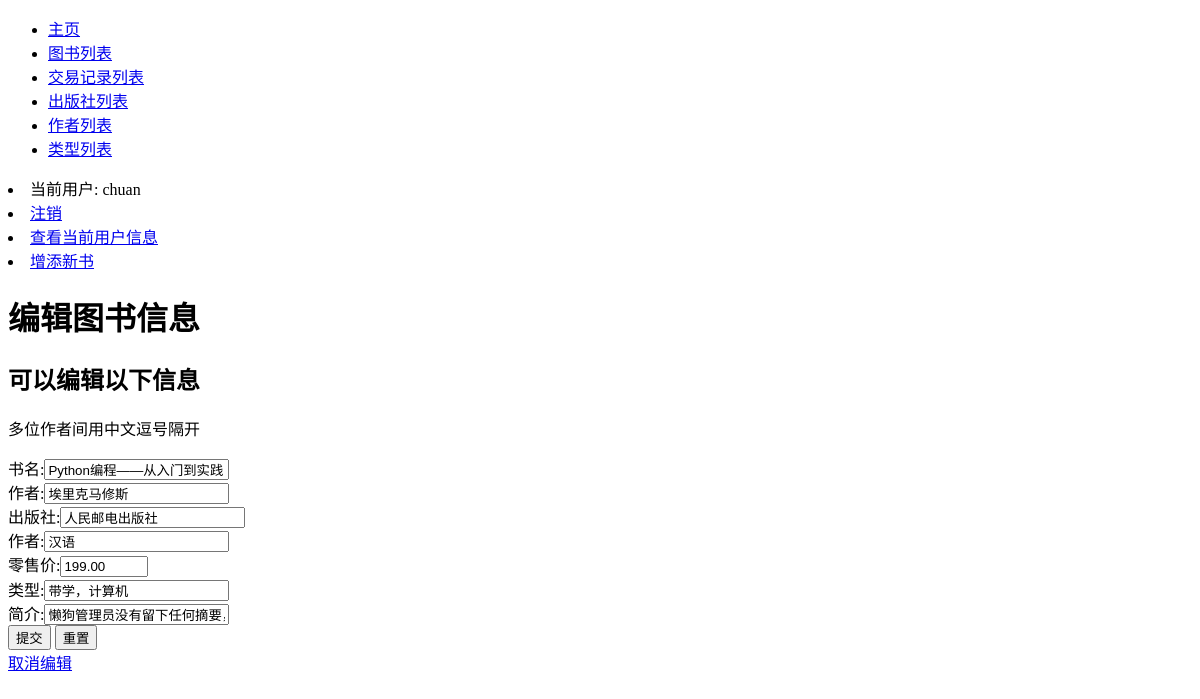
Page /bookstore/books/4/edit/ (signed in) on the earlier database version.
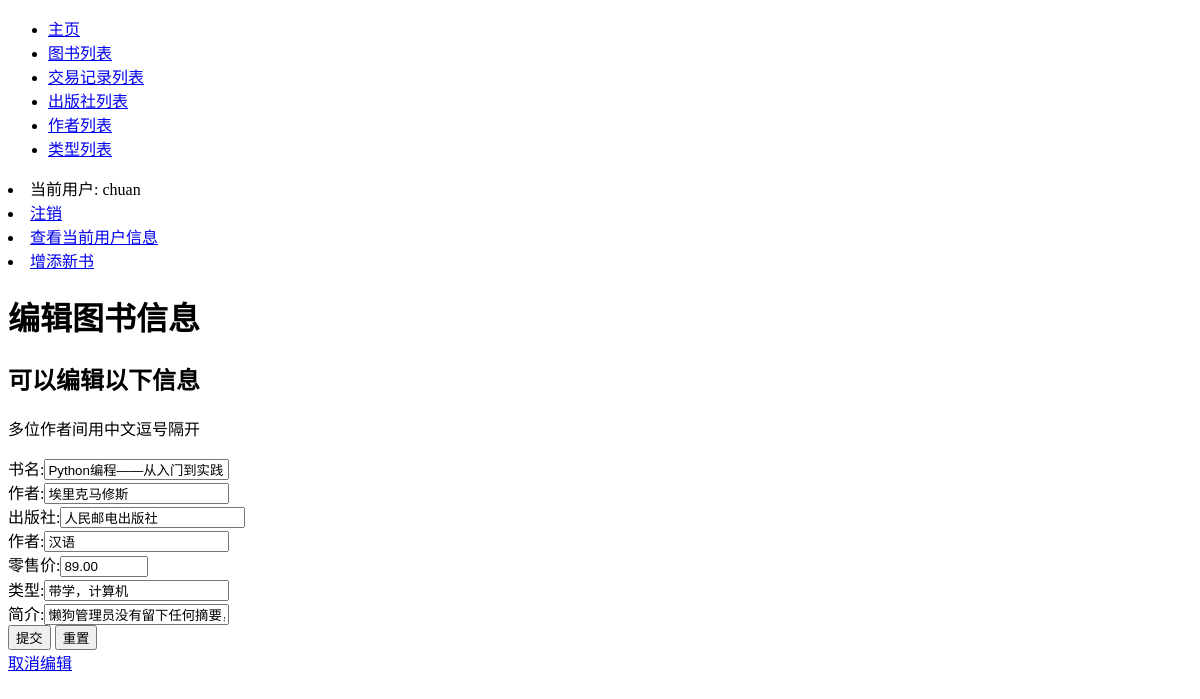
Same page on the later database version.
### bookstore/models.py (models this page shows, shortened)
class Book(models.Model):
    ISBN = models.CharField(max_length=13, verbose_name='ISBN号', help_text='请输入纯数字ISBN（不带横杠）', validators=
                            [vl.RegexValidator(regex='^\d{13}$', message='请确保ISBN格式正确！')])
    name = models.CharField(max_length=50, verbose_name='书名')
    language = models.CharField(max_length=10, verbose_name='语言', default='汉语')
    author = models.ManyToManyField(Author, verbose_name='作者')
    publisher = models.ForeignKey(Publisher, on_delete=models.DO_NOTHING, verbose_name='出版社')
    price = models.DecimalField(max_digits=5, decimal_places=2, verbose_name='售价', validators=
                                [vl.MaxValueValidator(999.99, message='最高999.99元'),
                                 vl.MinValueValidator(0.01, message='最低0.01元')])
    inventory = models.IntegerField(verbose_name='当前库存', validators=[vl.MinValueValidator(0)], default=0)
    category = models.ManyToManyField(Category, verbose_name='类别')
    summary = models.CharField(max_length=100, verbose_name='简介', default='懒狗管理员没有留下任何摘要，是不是可以爬了？')
    class Meta:
        verbose_name = '图书信息'
        verbose_name_plural = '图书信息'
        ordering = ['name', 'publisher', ]
    def get_author(self):
        return '，'.join([a.name for a in self.author.order_by('name')])
    def get_category(self):
        return '，'.join([c.name for c in self.category.order_by('name')])

### bookstore/views.py (the view)
# urls.py: path('books/<int:bid>/edit/', views.edit_book, name='editbook'),
@login_required
def edit_book(request, bid):
    user = request.user
    targ = get_object_or_404(Book, id=bid)
    if request.method == 'POST':
        form = EditBookForm(request.POST)
        if form.is_valid():
            publishers = Publisher.objects.filter(name=form.cleaned_data['publisher'])
            if not publishers:
                publisher = Publisher(name=form.cleaned_data['publisher'])
                publisher.save()
            else:
                publisher = publishers[0]
            targ.author.clear()
            aname_list = form.cleaned_data['author'].split('，')
            for name in aname_list:
                au = Author.objects.filter(name__contains=name)
                if au:
                    targ.author.add(au[0])
                else:
                    new_author = Author(name=name)
                    new_author.save()
                    targ.author.add(new_author)
            targ.category.clear()
            cname_list = form.cleaned_data['category'].split('，')
            for name in cname_list:
                ca = Category.objects.filter(name__contains=name)
                if ca:
                    targ.category.add(ca[0])
                else:
                    new_category = Category(name=name)
                    new_category.save()
                    targ.author.add(new_category)
            targ.name = form.cleaned_data['name']
            targ.language = form.cleaned_data['language']
            targ.publisher = publisher
            targ.price = form.cleaned_data['price']
            targ.summary = form.cleaned_data['summary']
            targ.save()
            messages.error(request, '修改成功')
            return HttpResponseRedirect(reverse('related_transaction', args=[bid]))
        else:
            messages.error(request, '修改失败，请重试。注意务必按照规定的格式填写信息！')
    else:
        default_data = {'name': targ.name, 'author': targ.get_author(), 'publisher': targ.publisher,
                        'language': targ.language, 'category': targ.get_category(), 'price': targ.price,
                        'summary': targ.summary}
        form = EditBookForm(default_data)
    return render(request, 'bookstore/edit_book.html', {'form': form, 'book': targ, 'user': user})

### bookstore/forms.py
class EditBookForm(forms.Form):
    name = forms.CharField(label='书名', max_length=50)
    author = forms.CharField(label='作者', max_length=30)
    publisher = forms.CharField(label='出版社', max_length=30)
    language = forms.CharField(label='作者', max_length=10)
    price = forms.DecimalField(label='零售价', max_value=999.99, min_value=0.01, max_digits=5, decimal_places=2)
    category = forms.CharField(label='类型', max_length=10)
    summary = forms.CharField(label='简介', max_length=100)

### bookstore/models.py (called while the page is built)
    def __str__(self):
        return self.name

### bookstore/templates/bookstore/edit_book.html (shortened to what this page needs)
{% extends 'base.html' %}
{% block content %}
    <div class="body">
    <h1>编辑图书信息</h1>
        <h2>可以编辑以下信息</h2>
        <p> 多位作者间用中文逗号隔开</p>
        <div class="form-wrapper">
            <form action="" method="post" enctype="multipart/form-data">
            {% for field in form %}
                <div class="fieldWrapper">
                    {{ field.label_tag }}{{ field }}
                </div>
            {% endfor %}
            <div class="form-group">
                <div class="col-md-4 col-md-offset-4">
                    <button class="btn btn btn-primary btn-block" type="submit">提交</button>
                    <button class="btn btn btn-primary btn-block" type="reset">重置</button>
                </div>
            </div>
            </form>
        </div>
    <a href="{% url 'related_transaction' book.id %}">取消编辑</a>
    </div>
{% endblock %}

Differences in the rows shown:
changed Book "Python编程——从入门到实践": price "199.00" → "89.00"
